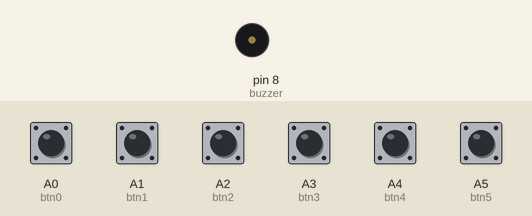
Recording of a sketch running on a simulated Arduino Uno, built with avr-gcc and run on an emulated ATmega328P. On the bench: buzzer (waves = sounding). The inputs (shaded band) are chosen by the test bench; at power-on: A0 (btn0), A1 (btn1), A2 (btn2), A3 (btn3), A4 (btn4), A5 (btn5) LOW.

Above: at 1.2 s.
1.3 s: A0 (btn0) pulled HIGH for 0.15 s
At 1.4 s:
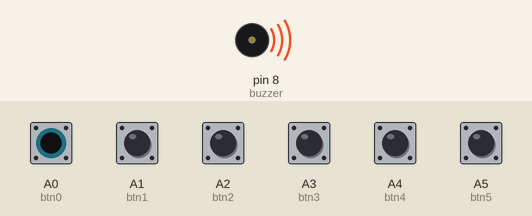
Timing chart, 0 to 4.3 s (numbered marks = the images above; inputs shaded):
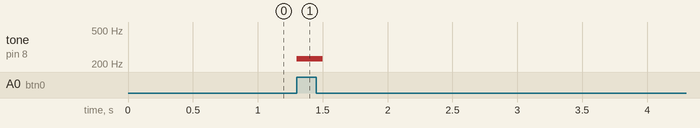

The sketch:

PianoBuzzer.ino
```cpp
int buzzer = 8;

int btn0 = A0;
int btn1 = A1;
int btn2 = A2;
int btn3 = A3;
int btn4 = A4;
int btn5 = A5;

void setup()
{
  pinMode(buzzer, OUTPUT);

  pinMode(btn0, INPUT);
  pinMode(btn1, INPUT);
  pinMode(btn2, INPUT);
  pinMode(btn3, INPUT);
  pinMode(btn4, INPUT);
  pinMode(btn5, INPUT);
}

void loop()
{
  // if button press on A0 is detected
  if (digitalRead(btn0) == HIGH) {
    tone(buzzer, 229, 100);
  }
  // if button press on A1 is detected
  if (digitalRead(btn1) == HIGH) {
    tone(buzzer, 362, 100);
  }
  // if button press on A2 is detected
  if (digitalRead(btn2) == HIGH) {
    tone(buzzer, 399, 100);
  }
  // if button press on A3 is detected
  if (digitalRead(btn3) == HIGH) {
    tone(buzzer, 440, 100);
  }
  // if button press on A4 is detected
  if (digitalRead(btn4) == HIGH) {
    tone(buzzer, 494, 100);
  }
  // if button press on A5 is detected
  if (digitalRead(btn5) == HIGH) {
    tone(buzzer, 523, 100);
  }
  delay(50); // Delay a little bit to improve simulation performance
}
```

Measured:
- after the input at 1.3 s, tone on pin 8 (buzzer): silent → 229 Hz at once, → silent 0.20 s later
